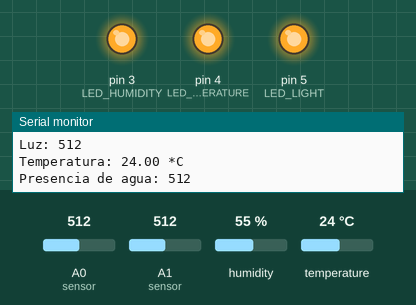
The sketch below on a simulated Arduino Uno, built with avr-gcc and run on an emulated ATmega328P. On the bench: output pins drawn as LEDs (lit = HIGH), the last lines printed to the serial monitor. The test bench sets the inputs (shaded band); at power-on: A1 (sensor) = 512, A0 (sensor) = 512, temperature 24 °C, humidity 55 %.

Above: at 2.8 s.
2.9 s: A1 (sensor) set to 832
5.6 s: A1 (sensor) set to 847
At 8.2 s:
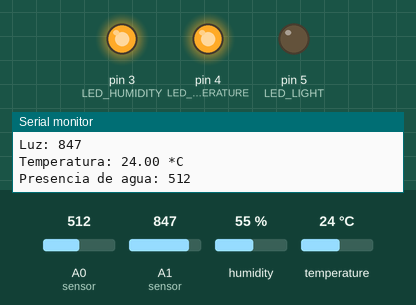
8.5 s: A0 (sensor) set to 107
11.3 s: A0 (sensor) set to 89
At 12.6 s:
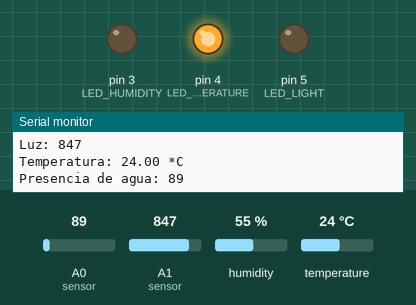
14.0 s: temperature set to 21 °C
At 15.0 s:
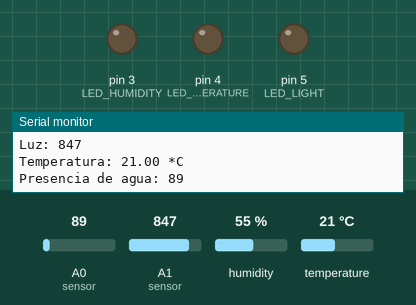
16.7 s: A1 (sensor) set to 830
At 18.2 s:
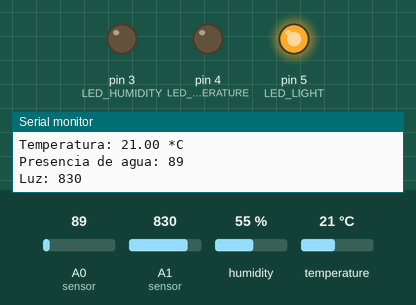
Timing chart, 0 to 19.7 s (numbered marks = the images above; inputs shaded):
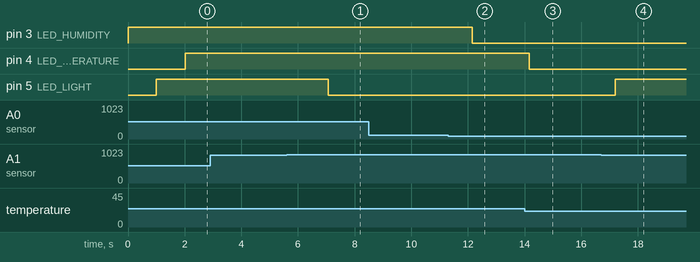

Measured:
- the behaviour switches between 839 and 840 on A1 (sensor) (found by bisection; images 0 and 1)
- the behaviour switches between 101 and 100 on A0 (sensor) (found by bisection; images 1 and 2)
- the behaviour switches between 23 and 22 °C on temperature (found by bisection; images 2 and 3)
- after the input at 5.6 s, pin 5 (LED_LIGHT): HIGH → LOW after 1.5 s
- after the input at 11.3 s, pin 3 (LED_HUMIDITY): HIGH → LOW after 0.85 s
- after the input at 14.0 s, pin 4 (LED_TEMPERATURE): HIGH → LOW after 0.17 s
- after the input at 16.7 s, pin 5 (LED_LIGHT): LOW → HIGH after 0.50 s

The sketch:

Huerto_SinTareas.ino
```cpp
#include <DHT.h>  // Biblioteca para manejar el sensor DHT

// Definición del pin y tipo de sensor DHT
#define DHTPIN 2
#define DHTTYPE DHT11

DHT dht(DHTPIN, DHTTYPE);  // Inicialización del sensor DHT

int SENSOR;  // Variable para almacenar la lectura del sensor de humedad
int lectura; // Variable para almacenar la lectura del sensor de luz

// Definir los pines de los LEDs
#define LED_HUMIDITY 3
#define LED_TEMPERATURE 4
#define LED_LIGHT 5

void setup() {
  // Configuración inicial
  Serial.begin(9600);  // Inicializar la comunicación serial
  pinMode(LED_HUMIDITY, OUTPUT);  // Configurar el pin del LED de humedad como salida
  pinMode(LED_TEMPERATURE, OUTPUT);  // Configurar el pin del LED de temperatura como salida
  pinMode(LED_LIGHT, OUTPUT);  // Configurar el pin del LED de luz como salida
  dht.begin();  // Inicializar el sensor DHT
}

void loop() {
  // Bucle principal
  ReadHum();  // Leer y procesar la humedad
  delay(1000);  // Esperar 1 segundo
  ReadLight();  // Leer y procesar el nivel de luz
  delay(1000);  // Esperar 1 segundo
  ReadTemp();  // Leer y procesar la temperatura
}

// Función para leer la humedad del sensor en el pin A0
void ReadHum() {
  SENSOR = analogRead(A0);  // Leer el valor del sensor de humedad
  Serial.print("Presencia de agua: ");
  Serial.println(SENSOR);  // Imprimir el valor de la humedad en la consola serial

  // Encender o apagar el LED de humedad según el valor leído
  if (SENSOR > 100) {
    digitalWrite(LED_HUMIDITY, HIGH);  // Encender el LED si la humedad es mayor a 100
  } else {
    digitalWrite(LED_HUMIDITY, LOW);  // Apagar el LED si la humedad es menor o igual a 100
  }
}

// Función para leer el nivel de luz del sensor en el pin A1
void ReadLight() {
  lectura = analogRead(A1);  // Leer el valor del sensor de luz
  Serial.print("Luz: ");
  Serial.println(lectura);  // Imprimir el valor de la luz en la consola serial

  // Encender o apagar el LED de luz según el valor leído
  if (lectura < 840) {
    digitalWrite(LED_LIGHT, HIGH);  // Encender el LED si el nivel de luz es menor a 840
  } else {
    digitalWrite(LED_LIGHT, LOW);  // Apagar el LED si el nivel de luz es mayor o igual a 840
  }
}

// Función para leer la temperatura del sensor DHT11
void ReadTemp() {
  float temperature = dht.readTemperature();  // Leer la temperatura del sensor DHT11

  // Verificar si la lectura es válida
  if (isnan(temperature)) {
    Serial.println("Error al leer del sensor DHT!");  // Imprimir mensaje de error si la lectura no es válida
    return;  // Salir de la función
  }

  // Imprimir el valor de la temperatura en la consola serial
  Serial.print("Temperatura: ");
  Serial.print(temperature);
  Serial.println(" *C");

  // Encender o apagar el LED de temperatura según el valor leído
  if (temperature > 22) {
    digitalWrite(LED_TEMPERATURE, HIGH);  // Encender el LED si la temperatura es mayor a 22 grados Celsius
  } else {
    digitalWrite(LED_TEMPERATURE, LOW);  // Apagar el LED si la temperatura es menor o igual a 22 grados Celsius
  }
}
```
